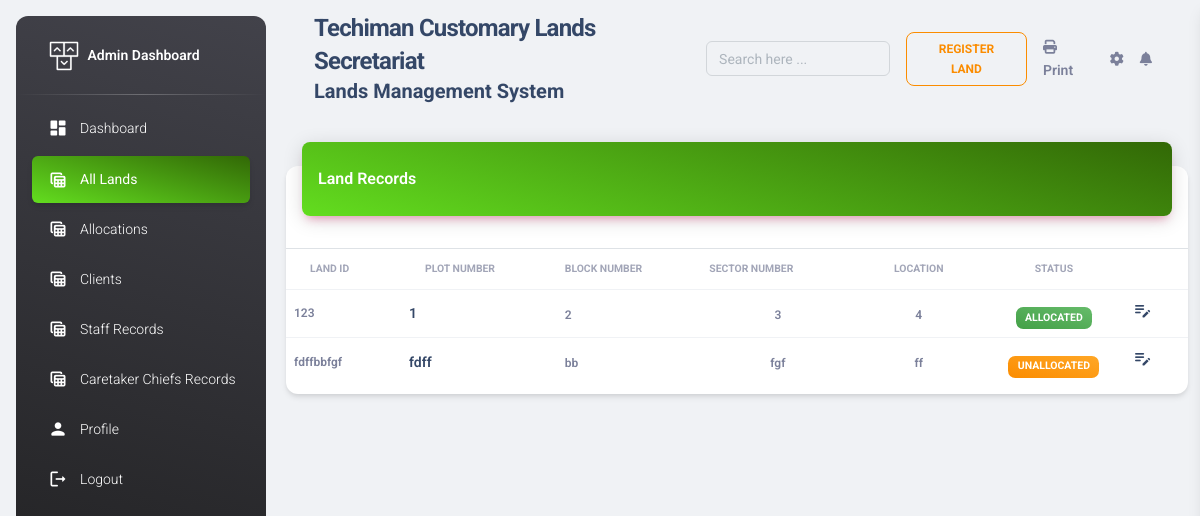
Screenshot of /dashboard/land_records (signed in) with the database file from the repository.
### lands/models.py (models this page shows, shortened)
class Land (models.Model):
    plot= models.CharField(max_length=255)
    block= models.CharField(max_length=255)
    sector= models.CharField(max_length=255)
    location= models.CharField(max_length=255)
    uniqueLandId = models.CharField( max_length=255, unique=True)

### staff/views.py (the view)
# urls.py: path('dashboard/land_records', admin_land_records, name="admin_land_records"),
@login_required
def admin_land_records(request):
    username = request.user.username
    land = Land.objects.all()
    active= "active bg-gradient-primary"
    context= {
        "land_data":land,
         "username":username,
        "active2":active,
    }
    return render(request, "online/land_records.html", context)

### templates/online/land_records.html (shortened to what this page needs)
{% extends 'online/base2.html'%}
{% load static%}
{% block content %}
<body class="g-sidenav-show  bg-gray-200">
  {% include 'online/side_nav.html' %}
  <main class="main-content position-relative max-height-vh-100 h-100 border-radius-lg ">
    <nav class="navbar navbar-main navbar-expand-lg px-0 mx-4 shadow-none border-radius-xl" id="navbarBlur" data-scroll="true">
      <div class="container-fluid py-1 px-3">
        <nav aria-label="breadcrumb">
          <h4 class="font-weight-bolder mb-0">Techiman Customary Lands Secretariat </h4>
          <h5 class="font-weight-bolder mb-0">Lands Management System</h5>
        </nav>
        <div class="collapse navbar-collapse mt-sm-0 mt-2 me-md-0 me-sm-4" id="navbar">
          <div class="ms-md-auto pe-md-3 d-flex align-items-center">
            <div class="input-group input-group-outline">
             <input type="text" id="myInput" onkeyup="myFunction()" placeholder="Search here ..." class="form-control">
            </div>
          </div>
          <ul class="navbar-nav  justify-content-end">
            <li class="nav-item d-flex align-items-center">
              <a class="btn btn-outline-warning btn-sm mb-0 me-3" href="{% url "admin_add_land" %}">Register Land</a>
            </li>
            <li class="nav-item d-flex align-items-center">
              <a href="#" onclick="window.print()" class="nav-link text-body font-weight-bold px-0">
                <i class="fa fa-print me-sm-1"></i>
                <span class="d-sm-inline d-none">Print</span>
              </a>
            </li>
            <li class="nav-item px-3 d-flex align-items-center">
              <a href="javascript:;" class="nav-link text-body p-0">
                <i class="fa fa-cog fixed-plugin-button-nav cursor-pointer"></i>
              </a>
            </li>
            <li class="nav-item dropdown pe-2 d-flex align-items-center">
              <a href="javascript:;" class="nav-link text-body p-0" id="dropdownMenuButton" data-bs-toggle="dropdown" aria-expanded="false">
                <i class="fa fa-bell cursor-pointer"></i>
              </a>
            </li>
          </ul>
        </div>
      </div>
    </nav>
    <div class="container-fluid py-4">
      <div class="row">
        <div class="col-12">
          <div class="card my-4">
            <div class="card-header p-0 position-relative mt-n4 mx-3 z-index-2">
              <div class="bg-gradient-primary shadow-primary border-radius-lg pt-4 pb-3">
                <h6 class="text-white text-capitalize ps-3">Land Records
                </h6>
              </div>
            </div>
            <div class="card-body px-0 pb-2">
              <div class="table-responsive p-0">
                <table class="table align-items-center mb-0"  id="myTable">
                  <thead>
                    <tr>
                      <th class="text-uppercase text-secondary text-xxs font-weight-bolder opacity-7">Land ID</th>
                      <th class="text-uppercase text-secondary text-xxs font-weight-bolder opacity-7">Plot Number</th>
                      <th class="text-uppercase text-secondary text-xxs font-weight-bolder opacity-7 ps-2">Block Number</th>
                      <th class="text-uppercase text-secondary text-xxs font-weight-bolder opacity-7 ps-2">Sector Number</th>
                      <th class="text-center text-uppercase text-secondary text-xxs font-weight-bolder opacity-7">Location</th>
                      <th class="text-center text-uppercase text-secondary text-xxs font-weight-bolder opacity-7">Status</th>
                      <th class="text-secondary opacity-7"></th>
                    </tr>
                  </thead>
                  <tbody id='tbodyID'>
                    {% for land in land_data %}
                    <tr>
                      <td>
                        <p class="text-xs font-weight-bold mb-0">{{land.uniqueLandId}}</p>
                      </td>
                      <td>
                        <div class="d-flex">
                          <div class="d-flex flex-column justify-content-center">
                            <h6 class="mb-0 text-sm">{{land.plot}} </h6>
                          </div>
                        </div>
                      </td>
                      <td>
                        <span class="text-secondary text-xs font-weight-bold">{{land.block}}</span>
                      </td>
                      <td class="align-middle text-center">
                        <span class="text-secondary text-xs font-weight-bold">{{land.sector}}</span>
                      </td>
                      <td class="align-middle text-center">
                        <span class="text-secondary text-xs font-weight-bold">{{land.location}}</span>
                      </td>
                      <td class="align-middle text-center text-sm">
                        {% if land.allocated.receiptno%}
                        <span class="badge badge-sm bg-gradient-success">Allocated</span>
                        {% else %}
                        <span class="badge badge-sm bg-gradient-warning">Unallocated</span>
                        {% endif %}
                      </td>
                        <td>
                         <a href="{% url 'admin_edit_land' land.id %}"> <span class="material-icons"> edit_note </span></a>
                        </td>
                    </tr>
                    {% endfor %}
                  </tbody>
                </table>
              </div>
            </div>
          </div>
        </div>
      </div>
    </div>
  </main>
</body>
{% endblock content %}

### rows the page displays
Land: uniqueLandId "123", plot "1", block "2", sector "3", location "4", shows "ALLOCATED"
Land: uniqueLandId "fdffbbfgf", plot "fdff", block "bb", sector "fgf", location "ff", shows "UNALLOCATED"
